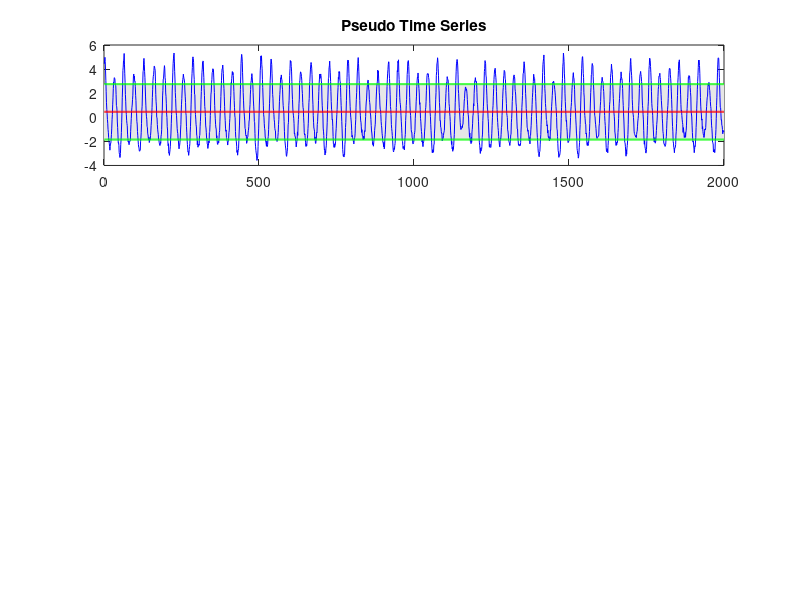

The MATLAB source for this figure: (Note: this script raises an error after producing the figure.)
% Small's Propose : Cycle graphs in pseudo times series (ts), 2006
% Copyright (c) Willian B. C; October 02, 2017.

%% Visualizing important statistical parameters
%
% The pseudo times series was generate from ANTA Small's software from
% first exemple and saved the variable oscilations 'yp'.
%
%Statistical parameters: Mean and Standart Derivation

clear all
clc

load('yp.mat');


% Settings

media= ones(1,size(yp,2))*mean(yp);
dpp= ones(1,size(yp,2))*(mean(yp)+std(yp)); %positives
dpn=ones(1,size(yp,2))*(mean(yp)-std(yp));  %negatives

%Plots

figure;
subplot(3,1,1);
area(dpp,'FaceColor',[0.9 0.9 0.9],'EdgeColor','none');
hold on;
area(dpn,'FaceColor',[0.9 0.9 0.9],'EdgeColor','none');
hold on;
plot(yp,'blue'); % Ts plot
hold on;
p1= plot(media,'LineWidth',1,'Color','red','LineWidth',1.5); %Mean Plot 
hold on;
p2= plot(dpp,'LineWidth',1,'Color','green','LineWidth',1.5); % Standard deviation plot up
hold on;
plot(dpn,'LineWidth',1,'Color','green','LineWidth',1.5); % Standard deviation plot down
hold on;
title('Pseudo Time Series')

%% Visualizing amplitudes using z-score parameter to identify local maximum 
%
%Used function findpeaks() from ANTA Small's software to find all the
%amplitudes
%


    
[p,pt]=findpeaks(yp);

for i= 1:size(p,2)
    global nodos
    zscore= (p(i) - mean(yp))/std(yp); 
    
    if zscore > 1.5                        %Only amplitudes with z-score > 1.5 is ploted
        plot(pt(i), p(i),'o');
        nodos= [nodos, pt(i)];
    end
end

legend([p1, p2], 'Mean', 'Standard deviation', 'Location', 'southeast');


%% Building the graph 
%
%connection criterion: Small distance (D_{ij})

%Matrix nodos creation
global matrix
matrix= zeros(size(nodos,2),size(nodos,2));

%Cycles range creation

cont=1;
global C;
C = cell(1,size(nodos,2));  %cell with cycles it will find

for i= 1:size(nodos,2)
    C{1,i}= yp(1,cont:nodos(i));
    cont= nodos(i)+1;

end

% Links

global control_distance_ij; %Control of Small distance 
control_distance_ij = [];


for i= 1: size(C,2)-1      
                             
    for j= i+1:size(C,2)                % i and j, all possible cycles combinations
        
        if size(C{i},2) < size(C{j},2)
            
            min_l = C{1,i}
            max_l = C{1,j}
            
        end
        
        if size(C{i},2) > size(C{j},2)
            
            min_l = C{1,j}
            max_l = C{1,i}
            
        end
        
        sum_distance =0;
        min_sum=0;
        
        for l=0:(size(max_l,2)-size(min_l,2))
            
            for pl=1: size(min_l,2)
                
                sum_distance= [sum_distance + (( max_l(l+pl) - min_l(pl))^(2))]; %norm
                      
                
            end
            
            min_sum(l+1)= sum_distance;
        
        
        end
        
        control_distance_ij= [control_distance_ij, ( min((min_sum) / (size(min_l,2))))];   % Small distance
            
            
            
     
    end
    
end

thres= ((max(control_distance_ij) - min(control_distance_ij))*0.05)+ min(control_distance_ij);


contw=1

for i= 1: size(C,2)-1      
                             
    for j= i+1:size(C,2) 
        
        
        
        if control_distance_ij(contw) < thres
            
            matrix(i,j)= 1;
            
        end
        contw= contw+1
end
end
        
gp= graph(matrix, 'upper');

subplot(3,1,2);
plot(gp);
title('Pseudo Time Series Graph')
subplot(3,1,3);
plot(control_distance_ij);
hold on;
threshold= ones(1,size(control_distance_ij,2))*thres;
plot(threshold,'--','LineWidth',0.5,'Color','red');
legend('Coefficient', 'Threshold','Location','southeast');
title('Coefficient: Small distance, D_{ij}')



%% Plots Separated for better visualization

%1
figure;
hold on;
plot(control_distance_ij);
threshold= ones(1,size(control_distance_ij,2))*thres;
plot(threshold,'--','LineWidth',0.5,'Color','red');
legend('Coefficient',[ 'Threshold <', num2str(thres)],'Location', 'southeast');
title('Coefficient: Small distance, D_{ij}')


%2
figure;
plot(gp);
title('Pseudo Time Series Graph')

%3
figure;
hold on;
area(dpp,'FaceColor',[0.9 0.9 0.9],'EdgeColor','none');
area(dpn,'FaceColor',[0.9 0.9 0.9],'EdgeColor','none');
plot(yp,'blue'); % Ts plot
p1=plot(media,'LineWidth',1,'Color','red','LineWidth',1.5); %Mean Plot 
p2=plot(dpp,'LineWidth',1,'Color','green','LineWidth',1.5); % Standard deviation plot up
plot(dpn,'LineWidth',1,'Color','green','LineWidth',1.5); % Standard deviation plot down
title('Pseudo Time Series');


for i= 1:size(p,2)
    global nodos
    zscore= (p(i) - mean(yp))/std(yp); 
    
    if zscore > 1.5                        %Only amplitudes with z-score > 1.5 is ploted
        plot(pt(i), p(i),'o');
        nodos= [nodos, pt(i)];
    end
end

legend([p1, p2], 'Mean', 'Standard deviation', 'Location', 'southeast');


'GGWP'